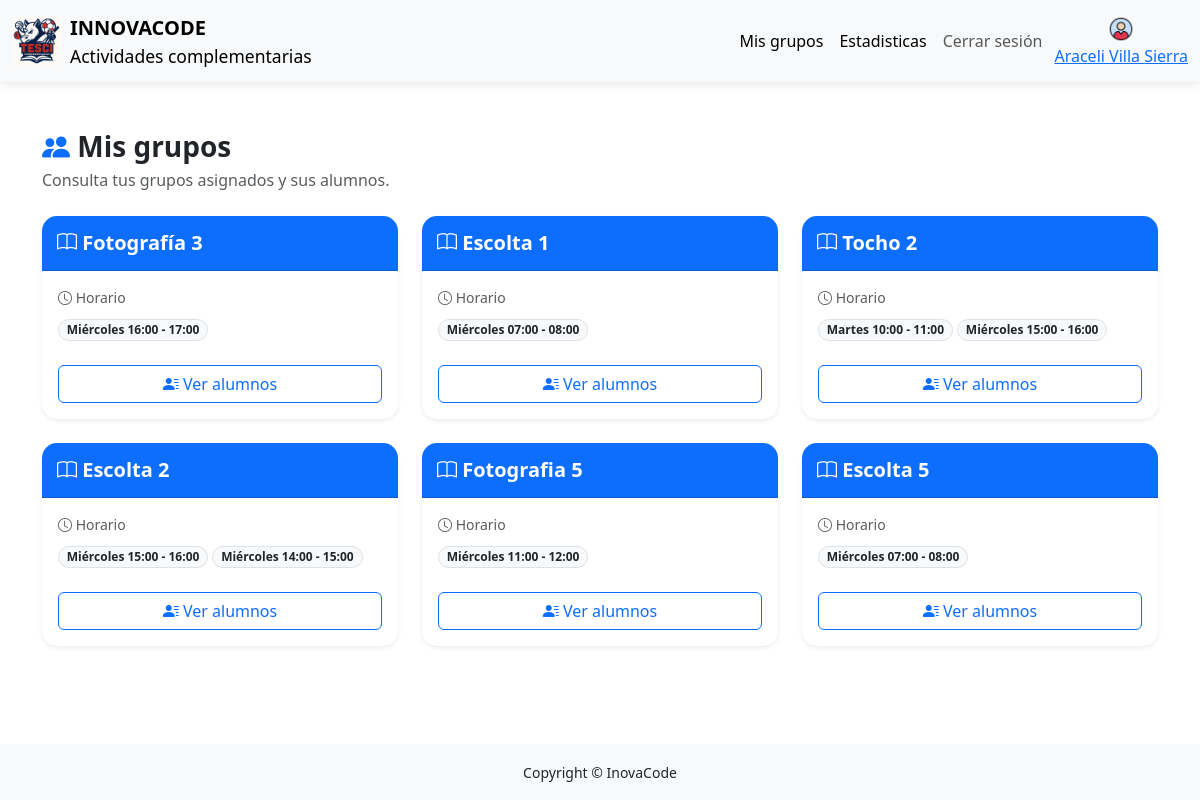
/inovacode/profesor/menu-profesor.php (signed in), run on the app's committed database.
### tables this page shows
CREATE TABLE `profesores` (
  `id_profesor` int(11) NOT NULL,
  `nombre` varchar(50) NOT NULL,
  `apellido_paterno` varchar(50) NOT NULL,
  `apellido_materno` varchar(50) NOT NULL,
  `correo` varchar(100) NOT NULL,
  `id_usuario` int(11) NOT NULL
);

CREATE TABLE `horarios` (
  `id_horario` int(11) NOT NULL,
  `id_dia` int(6) NOT NULL,
  `hora_inicio` varchar(11) NOT NULL,
  `hora_fin` varchar(11) NOT NULL,
  `id_grupo` int(11) NOT NULL
);

CREATE TABLE `grupos` (
  `id_grupo` int(11) NOT NULL,
  `id_complementaria` int(11) NOT NULL,
  `nombre` varchar(255) NOT NULL,
  `cupos_disponibles` int(11) NOT NULL,
  `creditos` int(11) NOT NULL,
  `id_profesor` int(11) DEFAULT NULL,
  `id_periodo` int(11) NOT NULL,
  `id_estado` int(11) NOT NULL
);

### inovacode/php/peticiones/profesor/peticiones-profesor.php (called while the page is built, shortened)
<?php
function obtener_datos_profesor($id_usuario)
{
    $C = conectar();
    $stmtProfesor = $C->prepare("SELECT id_profesor FROM profesores WHERE id_usuario = ?");
    $stmtProfesor->bind_param("i", $id_usuario);
    $stmtProfesor->execute();
    $resultadoProfesor = $stmtProfesor->get_result();
    $profesor = $resultadoProfesor->fetch_assoc();
    $id_profesor = $profesor['id_profesor'];
    $stmt = $C->prepare("SELECT * FROM profesores WHERE id_profesor = ?");
    $stmt->bind_param("i", $id_profesor);
    $stmt->execute();
    $res = $stmt->get_result();
    return $res;
}
function obtener_grupos($id_usuario)
{
    $C = conectar();
    $stmtProfesor = $C->prepare("SELECT id_profesor FROM profesores WHERE id_usuario = ?");
    $stmtProfesor->bind_param("i", $id_usuario);
    $stmtProfesor->execute();
    $resultadoProfesor = $stmtProfesor->get_result();
    $profesor = $resultadoProfesor->fetch_assoc();
    $id_profesor = $profesor['id_profesor'];
    $stmt = $C->prepare("SELECT grupos.id_grupo, grupos.nombre, horarios.hora_inicio, horarios.hora_fin, dia.dia
    FROM grupos
    LEFT JOIN horarios
    ON grupos.id_grupo = horarios.id_grupo
    LEFT JOIN dia
    ON horarios.id_dia = dia.id_dia
    WHERE id_profesor = ? ");
    $stmt->bind_param("i", $id_profesor);
    $stmt->execute();
    $res = $stmt->get_result();
    return $res;
}

### inovacode/profesor/menu-profesor.php (the view, shortened to what this page needs)
<?php
$id_usuario =  $_SESSION['id_usuario_profesor'];
?>
<!DOCTYPE html>
<html lang="en">
<head>
    <link href="https://cdn.jsdelivr.net/npm/bootstrap@5.3.8/dist/css/bootstrap.min.css" rel="stylesheet"
>
    <link rel="stylesheet" href="https://cdn.jsdelivr.net/npm/bootstrap-icons@1.13.1/font/bootstrap-icons.min.css">
    <link rel="stylesheet" href="../css/estilos.css">
</head>
<body>
    <nav class="navbar navbar-expand-lg bg-body-tertiary ">
        <div class="container-fluid">
            <a class="navbar-brand d-flex align-items-center">
                <img src="../img/logo.jpeg" alt="Logo" width="50" height="50"
                    class="d-inline-block align-text-top me-2">
                <div class="d-flex flex-column">
                    <span class="fw-bold">INNOVACODE</span>
                    <small>Actividades complementarias</small>
                </div>
            </a>
            <div class="collapse navbar-collapse " id="navbarNav">
                <ul class="navbar-nav ms-auto me-1 ">
                    <li class="nav-item">
                        <a class="nav-link active" aria-current="page" href="#">Mis grupos</a>
                    </li>
                    <li class="nav-item">
                        <a class="nav-link active" aria-current="page" href="#">Estadisticas</a>
                    </li>
                    <li class="nav-item">
                        <a class="nav-link" href="../php/login/cerrar-sesion.php">Cerrar sesión</a>
                    </li>
                </ul>
                <?php
                require("../php/peticiones/profesor/peticiones-profesor.php");
                $datos_profesor = obtener_datos_profesor($id_usuario);
                while ($p = $datos_profesor->fetch_assoc()) {
                ?>
                    <a class=" d-flex flex-column p-0 align-items-center" aria-disabled="true"><img src="../img/perfil.png" alt="Logo"
                            width="30" height="30" class="d-inline-block align-text-end d-none d-md-block"><?= $p['nombre']; ?> <?= $p['apellido_paterno']; ?> <?= $p['apellido_materno']; ?></a>
                <?php } ?>
            </div>
        </div>
    </nav>
    <div class="container mt-5">
        <div class="d-flex justify-content-between align-items-center mb-4">
            <div>
                <h3 class="fw-bold mb-1">
                    <i class="bi bi-people-fill text-primary"></i> Mis grupos
                </h3>
                <p class="text-muted mb-0">
                    Consulta tus grupos asignados y sus alumnos.
                </p>
            </div>
        </div>
        <div class="row g-4">
            <?php
            $valores = obtener_grupos($id_usuario);
            $grupos = [];
            while ($p = $valores->fetch_assoc()) {
                $id_grupo = $p['id_grupo'];
                if (!isset($grupos[$id_grupo])) {
                    $grupos[$id_grupo] = [
                        'id_grupo' => $p['id_grupo'],
                        'nombre' => $p['nombre'],
                        'horarios' => []
                    ];
                }
                $grupos[$id_grupo]['horarios'][] =
                    $p['dia'] . ' ' .
                    $p['hora_inicio'] . ' - ' .
                    $p['hora_fin'];
            }
            foreach ($grupos as $g) {
            ?>
                <div class="col-12 col-md-6 col-lg-4">
                    <div class="card h-100 border-0 shadow-sm grupo-card">
                        <div class="card-header bg-primary text-white">
                            <h5 class="mb-0 fw-bold">
                                <i class="bi bi-book"></i>
                                <?= $g['nombre']; ?>
                            </h5>
                        </div>
                        <div class="card-body">
                            <div class="mb-3">
                                <small class="text-muted d-block mb-2">
                                    <i class="bi bi-clock"></i>
                                    Horario
                                </small>
                                <?php foreach ($g['horarios'] as $h) { ?>
                                    <span class="badge rounded-pill bg-light text-dark border mb-2">
                                        <?= $h ?>
                                    </span>
                                <?php } ?>
                            </div>
                            <div class="d-grid">
                                <a
                                    href="lista-alumnos.php?id_grupo=<?= $g['id_grupo']; ?>"
                                    class="btn btn-outline-primary">
                                    <i class="bi bi-person-lines-fill"></i>
                                    Ver alumnos
                                </a>
                            </div>
                        </div>
                    </div>
                </div>
            <?php } ?>
        </div>
    </div>
    <br><br>
    <footer class="fixed-bottom bg-light py-3 mt-5">
        <div class="container text-center">
            <small>Copyright &copy; InovaCode</small>
        </div>
    </footer>
</body>
</html>

### inovacode/css/estilos.css (style rules this page uses)
.navbar { box-shadow: 0 2px 10px rgba(0, 0, 0, 0.1); }

### inovacode/profesor/menu-profesor.php (style rules this page uses)
.grupo-card { transition: .25s ease; border-radius: 15px; overflow: hidden; }
.card-header { padding: 15px; }

### data on the page
profesores: nombre "Araceli", apellido_paterno "Villa", apellido_materno "Sierra"
horarios: id_grupo.nombre "Fotografía 3", h "Miércoles 16:00 - 17:00"
horarios: id_grupo.nombre "Escolta 1", h "Miércoles 07:00 - 08:00"
horarios: id_grupo.nombre "Fotografia 5", h "Miércoles 11:00 - 12:00"
horarios: id_grupo.nombre "Escolta 5", h "Miércoles 07:00 - 08:00"

### other printed values
$g['nombre'] "Tocho 2"
$h "Martes 10:00 - 11:00"
$h "Miércoles 15:00 - 16:00"
$g['nombre'] "Escolta 2"
$h "Miércoles 14:00 - 15:00"
